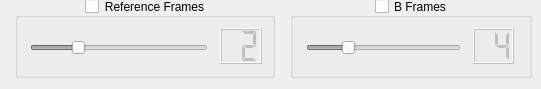
        <widget class="QWidget" name="Fames265Tab">
         <attribute name="title">
          <string>Frames</string>
         </attribute>
         <widget class="QGroupBox" name="RefFrames265GB">
          <property name="geometry">
           <rect>
            <x>15</x>
            <y>-2</y>
            <width>260</width>
            <height>80</height>
           </rect>
          </property>
          <property name="toolTip">
           <string>Enables/disables reference frames manual specification.</string>
          </property>
          <property name="title">
           <string>Reference Frames</string>
          </property>
          <property name="alignment">
           <set>Qt::AlignCenter</set>
          </property>
          <property name="checkable">
           <bool>true</bool>
          </property>
          <property name="checked">
           <bool>false</bool>
          </property>
          <widget class="QSlider" name="Reference265Sldr">
           <property name="geometry">
            <rect>
             <x>15</x>
             <y>38</y>
             <width>178</width>
             <height>24</height>
            </rect>
           </property>
           <property name="focusPolicy">
            <enum>Qt::NoFocus</enum>
           </property>
           <property name="toolTip">
            <string>Adjusts the number of reference frames.</string>
           </property>
           <property name="maximum">
            <number>8</number>
           </property>
           <property name="value">
            <number>2</number>
           </property>
           <property name="orientation">
            <enum>Qt::Horizontal</enum>
           </property>
          </widget>
          <widget class="QLCDNumber" name="Reference265LED">
           <property name="geometry">
            <rect>
             <x>205</x>
             <y>30</y>
             <width>42</width>
             <height>36</height>
            </rect>
           </property>
           <property name="digitCount">
            <number>2</number>
           </property>
           <property name="mode">
            <enum>QLCDNumber::Dec</enum>
           </property>
           <property name="segmentStyle">
            <enum>QLCDNumber::Flat</enum>
           </property>
           <property name="value" stdset="0">
            <double>2.000000000000000</double>
           </property>
          </widget>
         </widget>
         <widget class="QGroupBox" name="BFrames265GB">
          <property name="geometry">
           <rect>
            <x>290</x>
            <y>-2</y>
            <width>242</width>
            <height>80</height>
           </rect>
          </property>
          <property name="toolTip">
           <string>Enables/disables manual b-frames specification</string>
          </property>
          <property name="title">
           <string>B Frames</string>
          </property>
          <property name="alignment">
           <set>Qt::AlignCenter</set>
          </property>
          <property name="checkable">
           <bool>true</bool>
          </property>
          <property name="checked">
           <bool>false</bool>
          </property>
          <widget class="QSlider" name="BFrame265Sldr">
           <property name="geometry">
            <rect>
             <x>16</x>
             <y>38</y>
             <width>155</width>
             <height>24</height>
            </rect>
           </property>
           <property name="focusPolicy">
            <enum>Qt::NoFocus</enum>
           </property>
           <property name="toolTip">
            <string>Adjusts the number of b-frames to use.</string>
           </property>
           <property name="maximum">
            <number>16</number>
           </property>
           <property name="value">
            <number>4</number>
           </property>
           <property name="orientation">
            <enum>Qt::Horizontal</enum>
           </property>
          </widget>
          <widget class="QLCDNumber" name="Bframe265LED">
           <property name="geometry">
            <rect>
             <x>183</x>
             <y>30</y>
             <width>41</width>
             <height>36</height>
            </rect>
           </property>
           <property name="digitCount">
            <number>2</number>
           </property>
           <property name="mode">
            <enum>QLCDNumber::Dec</enum>
           </property>
           <property name="segmentStyle">
            <enum>QLCDNumber::Flat</enum>
           </property>
           <property name="value" stdset="0">
            <double>4.000000000000000</double>
           </property>
          </widget>
         </widget>
        </widget>
